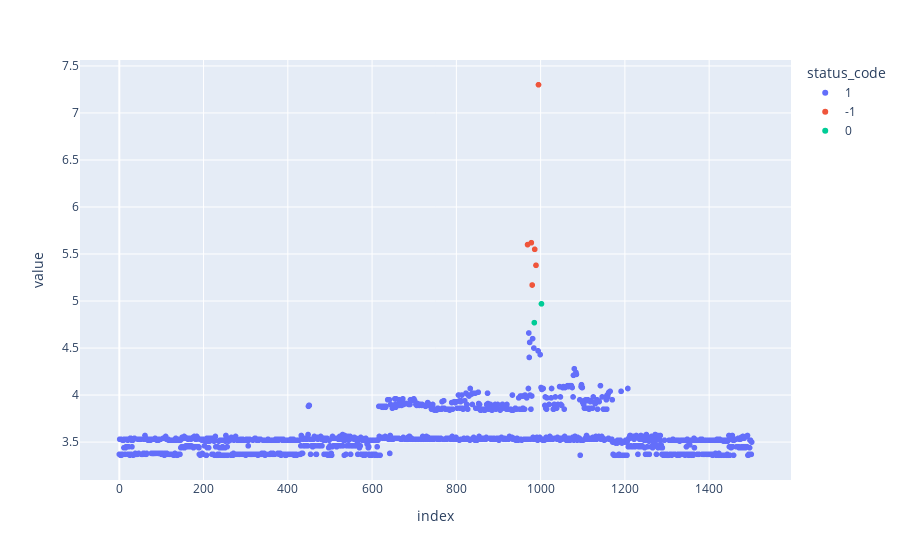

Notebook code for this chart:
### Code cell
def SetColor(x):
    if(x == 1):
        return("green")
    elif(x == 0):
        return("yellow")
    else:
        return("red")


df_border = pd.read_csv("../log/Continental" + str(file_num) + "_borderCheck.csv")
display(df_border)
# make status code as discrete value
df_border["status_code"] = df_border["status_code"].astype(str)

# make graph
fig = px.scatter(df_border, y="value", color=df_border['status_code'], hover_data=['status'])
fig.show()

### Figure 1 — Plotly figure (JSON) as saved in the notebook; plotly's stock layout.template omitted (floating-point values rounded to 4 significant figures; data arrays with more than 128 entries replaced by an {"elided": "..."} marker saying what was removed)
{"data": [{"customdata": {"elided": "1494x1 str values"}, "hovertemplate": "status_code=1<br>index=%{x}<br>value=%{y}<br>status=%{customdata[0]}<extra></extra>", "legendgroup": "1", "marker": {"color": "#636efa", "symbol": "circle"}, "mode": "markers", "name": "1", "showlegend": true, "type": "scattergl", "x": {"elided": "1494 int values"}, "xaxis": "x", "y": {"elided": "1494 float values"}, "yaxis": "y"}, {"customdata": [["Error: measurement above upper limit"], ["Error: measurement above upper limit"], ["Error: measurement above upper limit"], ["Error: measurement above upper limit"], ["Error: measurement above upper limit"], ["Error: measurement above upper limit"]], "hovertemplate": "status_code=-1<br>index=%{x}<br>value=%{y}<br>status=%{customdata[0]}<extra></extra>", "legendgroup": "-1", "marker": {"color": "#EF553B", "symbol": "circle"}, "mode": "markers", "name": "-1", "showlegend": true, "type": "scattergl", "x": [969, 978, 980, 986, 989, 995], "xaxis": "x", "y": [5.6, 5.62, 5.17, 5.55, 5.38, 7.3], "yaxis": "y"}, {"customdata": [["Warning0: measurement close to upper limit."], ["Warning1: measurement close to upper limit."]], "hovertemplate": "status_code=0<br>index=%{x}<br>value=%{y}<br>status=%{customdata[0]}<extra></extra>", "legendgroup": "0", "marker": {"color": "#00cc96", "symbol": "circle"}, "mode": "markers", "name": "0", "showlegend": true, "type": "scattergl", "x": [985, 1002], "xaxis": "x", "y": [4.77, 4.97], "yaxis": "y"}], "layout": {"legend": {"title": {"text": "status_code"}, "tracegroupgap": 0}, "margin": {"t": 60}, "xaxis": {"anchor": "y", "domain": [0, 1], "title": {"text": "index"}}, "yaxis": {"anchor": "x", "domain": [0, 1], "title": {"text": "value"}}}}
